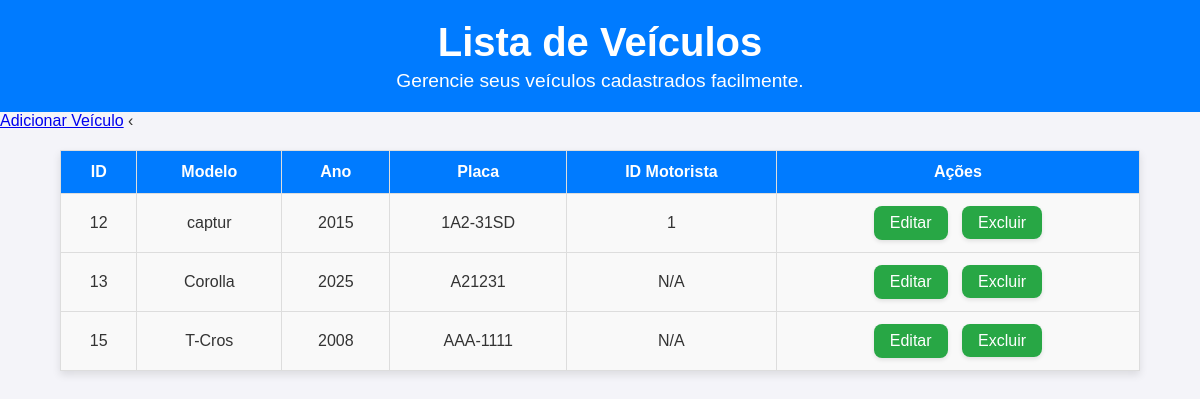
The page / on the database its author committed.
### tables this page shows
CREATE TABLE `veiculos` (
  `id_veiculo` int NOT NULL,
  `modelo` varchar(100) NOT NULL,
  `ano` int NOT NULL,
  `placa` varchar(8) DEFAULT NULL,
  `id_motorista` int DEFAULT NULL
);

### index.php (the view, shortened to what this page needs)
<?php
require 'db.php';
$query = "SELECT * FROM veiculos";
$stmt = $pdo->query($query);
$veiculos = $stmt->fetchAll(PDO::FETCH_ASSOC);
?>
<!DOCTYPE html>
<html lang="pt-BR">
<head>
    <link rel="stylesheet" href="styles.css">
</head>
<body>
    <header>
        <h1>Lista de Veículos</h1>
        <p>Gerencie seus veículos cadastrados facilmente.</p>
    </header>
    <main>
        <a href="create.php" class="btn-primary">Adicionar Veículo</a>
        <table>
            <thead>
                <tr>
                    <th>ID</th>
                    <th>Modelo</th>‹
                    <th>Ano</th>
                    <th>Placa</th>
                    <th>ID Motorista</th>
                    <th>Ações</th>
                </tr>
            </thead>
            <tbody>
                <?php foreach ($veiculos as $veiculo): ?>
                    <tr>
                        <td><?= htmlspecialchars($veiculo['id_veiculo']) ?></td>
                        <td><?= htmlspecialchars($veiculo['modelo']) ?></td>
                        <td><?= htmlspecialchars($veiculo['ano']) ?></td>
                        <td><?= htmlspecialchars($veiculo['placa']) ?></td>
                        <td><?= htmlspecialchars($veiculo['id_motorista'] ?? 'N/A') ?></td>
                        <td class="actions">
                            <a href="update.php?id=<?= $veiculo['id_veiculo'] ?>" class="btn">Editar</a>
                            <a href="delete.php?id=<?= $veiculo['id_veiculo'] ?>" class="btn-danger" onclick="return confirm('Tem certeza que deseja excluir?')">Excluir</a>
                        </td>
                    </tr>
                <?php endforeach; ?>
            </tbody>
        </table>
    </main>
</body>
</html>

### styles.css (style rules this page uses)
body { font-family: Arial, sans-serif; margin: 0; padding: 0; background-color: #f4f4f9; color: #333; box-sizing: border-box; }
header { text-align: center; background-color: #007bff; color: white; padding: 20px 0; }
header h1 { margin: 0; font-size: 2.5rem; }
header p { margin: 5px 0 0; font-size: 1.2rem; }
table { width: 90%; margin: 20px auto; border-collapse: collapse; background: white; box-shadow: 0 4px 8px rgba(0, 0, 0, 0.1); }
table th, table td { border: 1px solid #ddd; padding: 12px; text-align: center; }
table th { background-color: #007bff; color: white; font-weight: bold; }
table td { background-color: #f9f9f9; }
.actions a { margin: 0 5px; text-decoration: none; color: white; background-color: #28a745; padding: 8px 16px; border-radius: 8px; transition: background-color 0.3s ease, transform 0.2s ease; font-size: 1rem; box-shadow: 0 2px 4px rgba(0, 0, 0, 0.1); }
.btn { display: inline-block; padding: 12px 20px; background-color: #007bff; color: white; text-decoration: none; border-radius: 8px; font-size: 1.1rem; text-align: center; box-shadow: 0 4px 6px rgba(0, 0, 0, 0.1); transition: background-color 0.3s ease, transform 0.2s ease; }
.actions { text-align: center; margin: 20px 0; }
form button, .btn { margin: 10px auto; }

### rows shown on the page
veiculos: id_veiculo "12", modelo "captur", ano "2015", placa "1A2-31SD", id_motorista "1"
veiculos: id_veiculo "13", modelo "Corolla", ano "2025", placa "A21231", id_motorista "N/A"
veiculos: id_veiculo "15", modelo "T-Cros", ano "2008", placa "AAA-1111", id_motorista "N/A"
